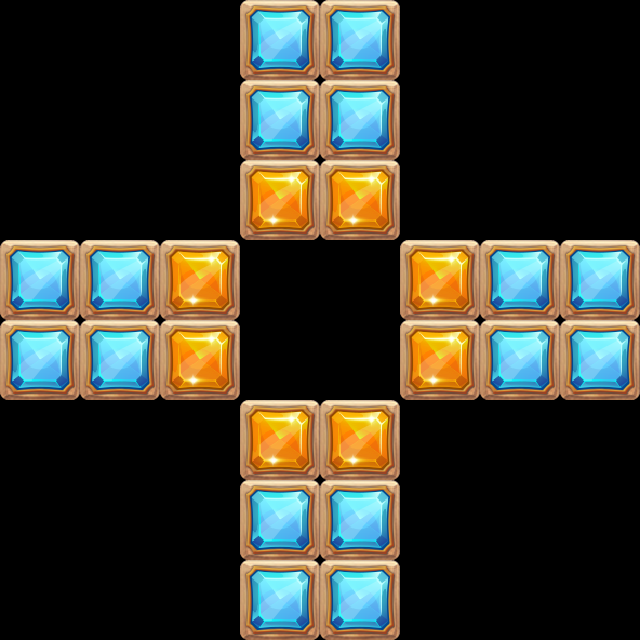

A 2D game scene composited from a Tiled map and its tileset images. What follows is a short description and the map's XML, with every tile layer's data as written:
An orthogonal 8x8 tile map with 80x80 px tiles, 1 tile layer (块层 5), 5 hidden layers not drawn, 2 tilesets.

<map version="1.0" tiledversion="1.1.5" orientation="orthogonal" renderorder="right-down" width="8" height="8" tilewidth="80" tileheight="80" infinite="0" nextobjectid="1">
 <tileset firstgid="1" name="tile" tilewidth="80" tileheight="80" tilecount="7" columns="7">
  <image source="tilesetb.png" width="560" height="80" />
 </tileset>
 <tileset firstgid="8" name="tileset" tilewidth="400" tileheight="400" tilecount="36" columns="6">
  <image source="tileset2.png" width="2400" height="2400" />
 </tileset>
 <layer name="块层 1" width="8" height="8" visible="0">
  <data encoding="csv">
0,0,4,4,4,0,0,0,
0,0,6,6,6,0,0,0,
0,0,6,6,6,0,0,0,
0,0,6,6,6,0,0,0,
0,0,0,0,0,0,0,0,
0,0,6,6,4,0,0,0,
0,0,6,6,4,0,0,0,
0,0,6,6,6,0,0,0
</data>
 </layer>
 <layer name="块层 2" width="8" height="8" visible="0">
  <properties>
   <property name="order" value="1" />
   <property name="sBlanks" type="int" value="2" />
   <property name="spos0" value="12" />
  </properties>
  <data encoding="csv">
0,0,0,0,0,0,0,0,
0,0,0,0,0,0,0,0,
0,0,0,0,0,0,0,0,
0,0,0,0,0,0,0,0,
0,0,0,0,0,0,0,0,
0,0,0,0,0,0,0,0,
0,9,0,0,0,0,0,0,
0,0,0,0,0,0,0,0
</data>
 </layer>
 <layer name="块层 3" width="8" height="8" visible="0">
  <data encoding="csv">
0,0,0,0,0,0,0,0,
0,0,0,0,0,0,0,0,
4,4,0,6,6,6,6,6,
4,4,0,5,5,5,5,6,
4,4,0,5,5,5,5,6,
0,0,0,0,0,0,0,0,
0,0,0,0,0,0,0,0,
0,0,0,0,0,0,0,0
</data>
 </layer>
 <layer name="块层 4" width="8" height="8" visible="0">
  <properties>
   <property name="order" value="1" />
   <property name="sBlanks" type="int" value="2" />
   <property name="spos0" value="01" />
  </properties>
  <data encoding="csv">
0,0,0,0,0,0,0,0,
0,0,0,0,0,0,0,0,
0,0,0,0,0,0,0,0,
0,0,0,0,0,0,0,0,
0,0,0,0,0,0,0,0,
20,0,0,0,0,0,0,0,
0,0,0,0,0,0,0,0,
0,0,0,0,0,0,0,0
</data>
 </layer>
 <layer name="块层 5" width="8" height="8">
  <data encoding="csv">
0,0,0,1,1,0,0,0,
0,0,0,1,1,0,0,0,
0,0,0,4,4,0,0,0,
1,1,4,0,0,4,1,1,
1,1,4,0,0,4,1,1,
0,0,0,4,4,0,0,0,
0,0,0,1,1,0,0,0,
0,0,0,1,1,0,0,0
</data>
 </layer>
 <layer name="块层 6" width="8" height="8" visible="0">
  <properties>
   <property name="sBlanks" type="int" value="2" />
  </properties>
  <data encoding="csv">
0,0,0,0,0,0,0,0,
0,0,0,0,0,0,0,0,
0,0,0,0,0,0,0,0,
0,0,0,0,0,0,0,0,
0,0,0,0,0,0,0,0,
0,12,0,0,0,0,0,0,
0,0,0,0,0,0,0,0,
0,0,0,0,0,0,0,0
</data>
 </layer>
</map>
